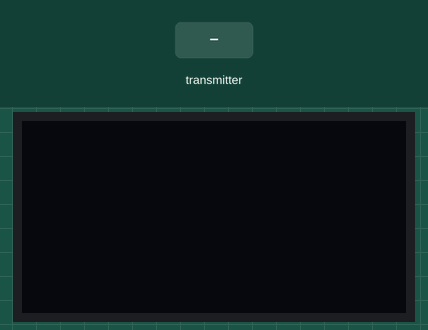
A sketch run on a simulated Arduino Uno, built with avr-gcc and run on an emulated ATmega328P. On the bench: 128×64 one-colour display. The test bench sets the inputs (shaded band). No radio packets arrive unless stated; what the sketch prints to the serial monitor is not drawn.

Above: at 1.2 s.
1.3 s: the transmitter starts sending data.0 = 0
At 1.9 s:
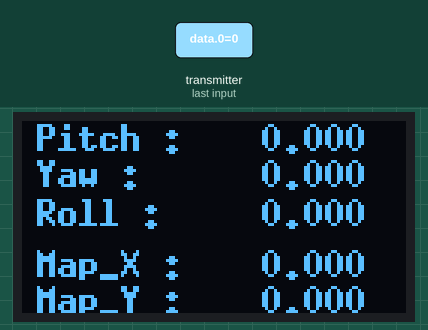
2.9 s: the transmitter starts sending data.1 = 25
At 3.9 s:
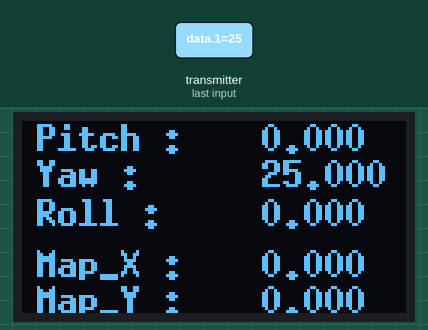
4.6 s: the transmitter starts sending data.2 = 25
At 5.4 s:
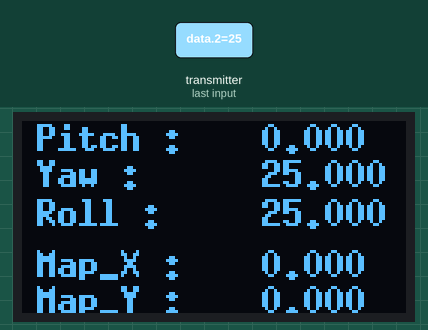
6.2 s: the transmitter starts sending data.1 = 50
At 7.6 s:
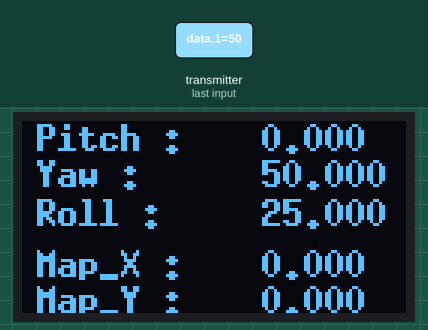
7.9 s: the transmitter starts sending data.3 = 25
At 8.8 s:
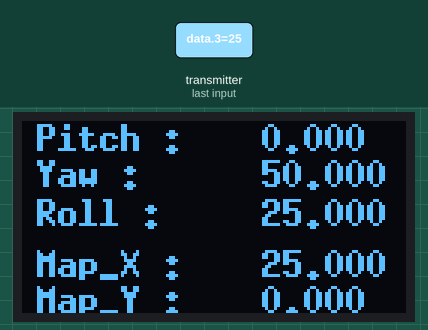
Timing chart, 0 to 10.6 s (numbered marks = the images above; inputs shaded):
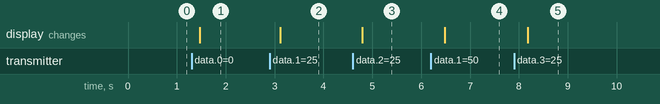

Measured:
- after the input at 1.3 s, the display: changes after 0.17 s (image 1)
- after the input at 2.9 s, the display: changes after 0.22 s (image 2)
- after the input at 4.6 s, the display: changes after 0.19 s (image 3)
- after the input at 6.2 s, the display: changes after 0.28 s (image 4)
- after the input at 7.9 s, the display: changes after 0.28 s (image 5)

The sketch:

NRF_Recieve_Array.ino
```cpp
#include <SPI.h>
#include <nRF24L01.h>
#include <RF24.h>
#include <Wire.h>
#include "U8g2lib.h"
float data[5];

RF24 radio(7, 8);
const byte address[6] = "00001";          // Address the the module
char val1_buffer[20], val2_buffer[20], val3_buffer[20], val4_buffer[20], val5_buffer[20];

U8G2_SH1106_128X64_NONAME_F_HW_I2C OLED(U8G2_R0, /* reset=*/U8X8_PIN_NONE);

void setup(void)
{
  Serial.begin(115200);

  // OLED Stuff
  OLED.setI2CAddress(0x3C * 2);
  OLED.begin();
  OLED.setFont(u8g2_font_7x13B_mr);

  radio.begin();
  radio.openReadingPipe(1, address);
  radio.setPALevel(RF24_PA_MAX);
  radio.setPayloadSize(32);
  radio.startListening();
}

void loop(void)
{
  if ( radio.available() )
  {

    radio.read(data, sizeof(data));
    for (int i = 0; i < sizeof(data) / sizeof(data[0]); i++)
    {
      Serial.print("Data[");
      Serial.print(i);
      Serial.print("] : ");
      Serial.print(data[i]);
      Serial.print("\t\t");
    }
    Serial.print("Packet size : "); Serial.println(sizeof(data));
    OLED.clearBuffer();
    //OLED.drawStr(15, 10, "VALUES RECIEVED");
    dtostrf(data[0], 5, 3, val1_buffer);
    dtostrf(data[1], 5, 3, val2_buffer);
    dtostrf(data[2], 5, 3, val3_buffer);
    dtostrf(data[3], 5, 3, val4_buffer);
    dtostrf(data[4], 5, 3, val5_buffer);

    OLED.drawStr(5, 10, "Pitch : ");
    OLED.drawStr(80, 10, val1_buffer);

    OLED.drawStr(5, 22, "Yaw : ");
    OLED.drawStr(80, 22, val2_buffer);

    OLED.drawStr(5, 35, "Roll : ");
    OLED.drawStr(80, 35, val3_buffer);

    OLED.drawStr(5, 52, "Map_X : ");
    OLED.drawStr(80, 52, val4_buffer);

    OLED.drawStr(5, 64, "Map_Y : ");
    OLED.drawStr(80, 64, val5_buffer);

    OLED.sendBuffer();

  }
}
```
